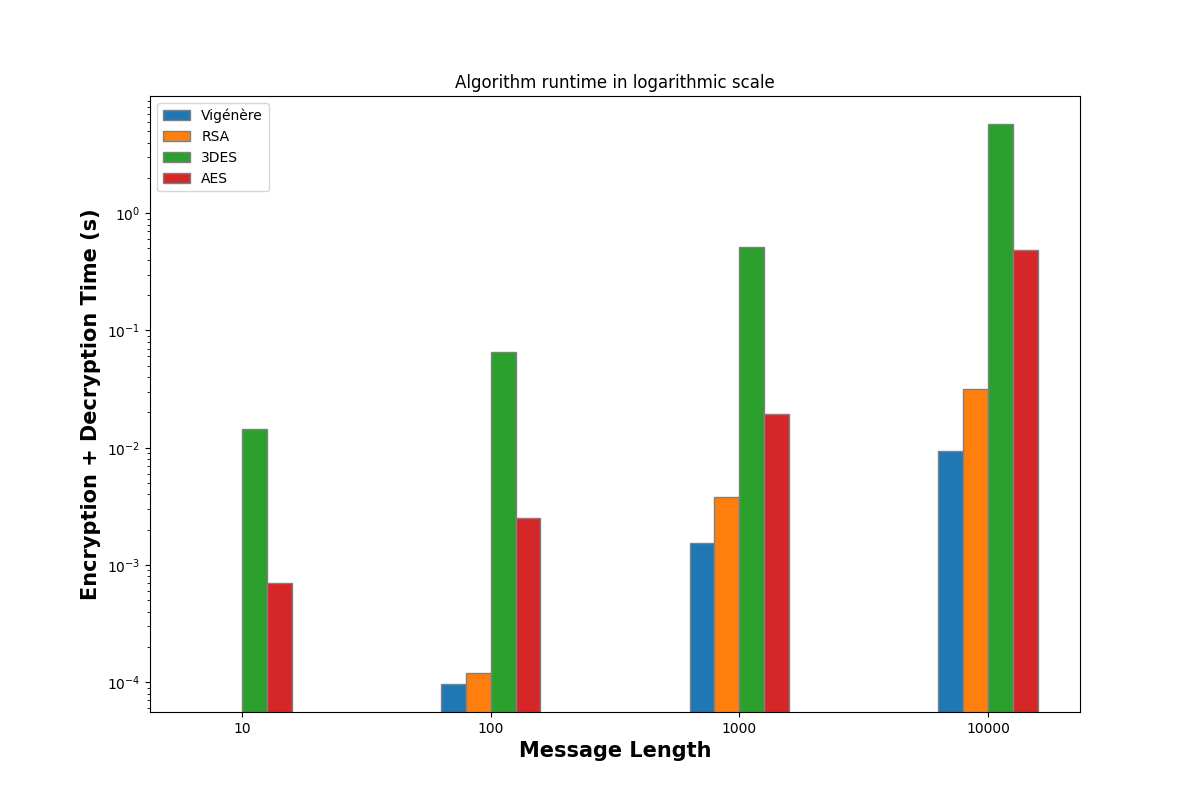

This figure's Python source:
from collections import defaultdict
from time import time
import matplotlib.pyplot as plt
import numpy as np
import rsaC, vignereC, aesC, tripleC

lengths = [10, 100, 1000, 10000]
duration = defaultdict(list)

# for length in lengths:
#     n = 10
#     text = 'a' * length
    
#     total = 0
#     key = 'ndsecure'
#     for _i in range(n):
#         start = time()
#         assert text == vignereC.decrypt(vignereC.encrypt(text, key), key)
#         total += time() - start
#     duration['vigenere'].append(total/n)
    
#     total = 0
#     e, p, q = 11, 113, 151
#     for _i in range(n):
#         start = time()
#         assert text == rsaC.decryption(rsaC.encryption(text, e, p, q)[1], e, p, q)
#         total += time() - start
#     duration['rsa'].append(total/n)
    
#     total = 0
#     key0 = "0000000011111111000000001111111100000000111111110000000011111111"
#     key1 = "0000000000000000000000000000000000000000000000000000000000000000"
#     key2 = "1111111111111111111111111111111111111111111111111111111111111111"
#     for _i in range(n):
#         start = time()
#         r = tripleC.triple_DES_encryption(text, key0, key1, key2)
#         r = tripleC.triple_DES_decryption(r, key0, key1, key2)
#         r = tripleC.binary_to_plaintext(r)
#         r = r.rstrip('\0')
#         assert text == r
#         total += time() - start
#     duration['3des'].append(total/n)
    
#     total = 0
#     key = list(bytes('ndsecurendsecure', encoding='utf-8'))
#     for _i in range(n):
#         start = time()
#         assert text == aesC.decrypt_text(aesC.encrypt_text(text, key), key)
#         total += time() - start
#     duration['aes'].append(total/n)

duration = {'vigenere': [0.0, 9.67264175415039e-05, 0.0015442848205566406, 0.009467864036560058], 'rsa': [0.0, 0.00011970996856689454, 0.003766322135925293, 0.03181643486022949], '3des': [0.014396142959594727, 0.06591246128082276, 0.5105249404907226, 5.759778952598571], 'aes': [0.0006993532180786133, 0.0025276422500610353, 0.019481778144836426, 0.4879094123840332]}
    
# set width of bar
bar_width = 0.1
fig = plt.subplots(figsize =(12, 8))
 
# set height of bar
IT = [12, 30, 1, 8, 22]
ECE = [28, 6, 16, 5, 10]
CSE = [29, 3, 24, 25, 17]
 
# Set position of bar on X axis
br1 = [bar_width + x - 1.5 * bar_width for x in np.arange(len(lengths))]
br2 = [bar_width + x - 0.5 * bar_width for x in np.arange(len(lengths))]
br3 = [bar_width + x + 0.5 * bar_width for x in np.arange(len(lengths))]
br4 = [bar_width + x + 1.5 * bar_width for x in np.arange(len(lengths))]
 
# Make the plot
plt.bar(br1, duration['vigenere'], width = bar_width, edgecolor ='grey', label ='Vigénère', log=True)
plt.bar(br2, duration['rsa'], width = bar_width, edgecolor ='grey', label ='RSA', log=True)
plt.bar(br3, duration['3des'], width = bar_width, edgecolor ='grey', label ='3DES', log=True)
plt.bar(br4, duration['aes'], width = bar_width, edgecolor ='grey', label ='AES', log=True)
 
# Adding Xticks
plt.xlabel('Message Length', fontweight ='bold', fontsize = 15)
plt.ylabel('Encryption + Decryption Time (s)', fontweight ='bold', fontsize = 15)
plt.xticks([r + bar_width for r in range(len(lengths))], lengths)

plt.title("Algorithm runtime in logarithmic scale")

plt.legend()
plt.show()
